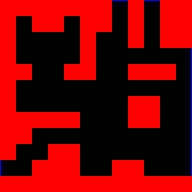

Tiled map render using the project's own tile images. Description and the whole map definition, tile-layer contents included, below:
An orthogonal 12x12 tile map with 16x16 px tiles, 2 tile layers (Camada de Tiles 1, Camada de Tiles 2).

<map version="2017.05.16" orientation="orthogonal" renderorder="right-down" width="12" height="12" tilewidth="16" tileheight="16" nextobjectid="1">
 <tileset firstgid="1" source="../../../objects/hitbox.tsx" />
 <layer name="Camada de Tiles 1" width="12" height="12">
  <data encoding="csv">
2,2,2,2,2,2,2,1,2,1,2,2,
2,1,2,2,1,2,2,1,2,1,2,2,
2,1,1,1,1,2,1,1,2,1,2,2,
2,1,1,1,1,2,1,1,1,1,1,1,
2,2,1,1,2,2,1,1,2,2,2,1,
2,1,1,1,1,1,1,1,1,1,1,1,
2,1,1,1,1,1,1,1,2,2,1,1,
2,2,2,2,2,1,1,1,2,2,1,1,
2,2,1,1,1,1,1,1,1,1,1,1,
2,1,1,2,2,1,1,1,1,1,1,1,
1,1,2,2,2,1,1,2,2,1,1,1,
2,2,2,2,2,2,2,2,2,2,2,2
</data>
 </layer>
 <layer name="Camada de Tiles 2" width="12" height="12">
  <data encoding="csv">
0,0,0,0,0,0,0,10,0,10,0,0,
0,0,0,0,0,0,0,0,0,0,0,0,
0,0,0,0,0,0,0,0,0,0,0,0,
0,0,0,0,0,0,0,0,0,0,0,11,
0,0,0,0,0,0,0,0,0,0,0,11,
0,0,0,0,0,0,0,0,0,0,0,11,
0,0,0,0,0,0,0,0,0,0,0,11,
0,0,0,0,0,0,0,0,0,0,0,11,
0,0,0,0,0,0,0,0,0,0,0,11,
0,0,0,0,0,0,0,0,0,0,0,11,
9,0,0,0,0,0,0,0,0,0,0,11,
0,0,0,0,0,0,0,0,0,0,0,0
</data>
 </layer>
</map>
